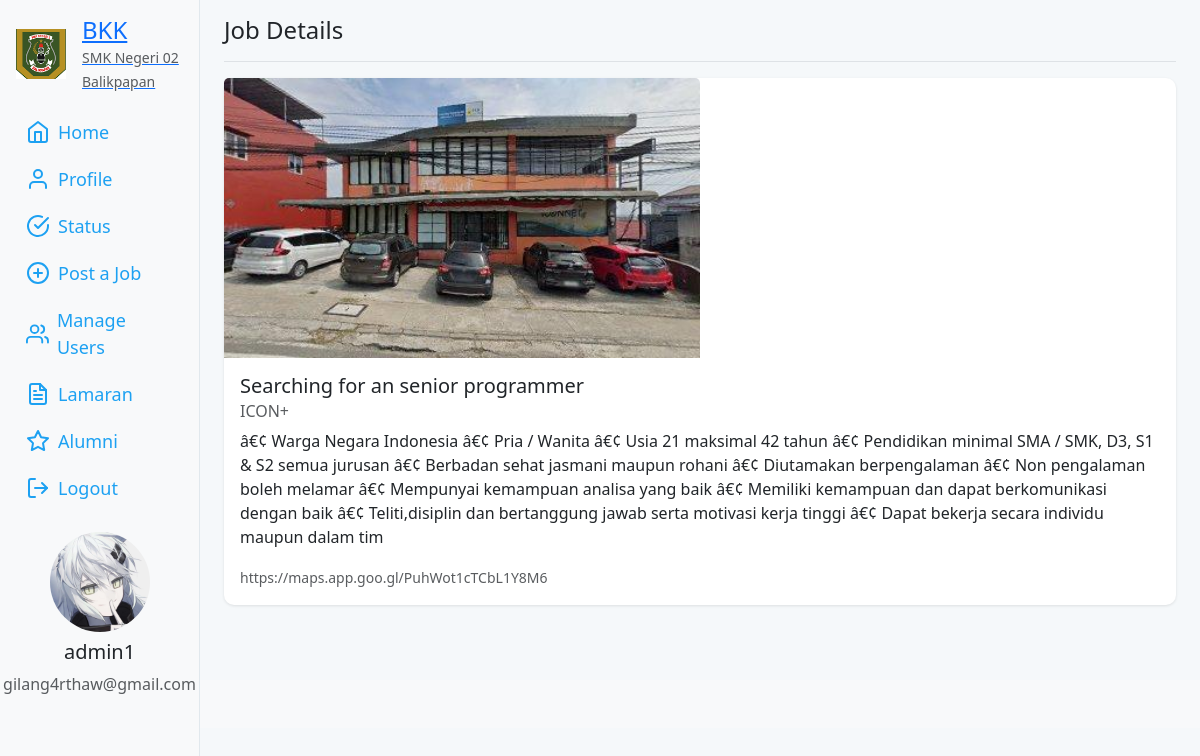
The page /view_job.php?id=7 (signed in) on the database its author committed.
### tables this page shows
CREATE TABLE `users` (
  `id` int(11) NOT NULL,
  `username` varchar(50) NOT NULL,
  `password` varchar(255) NOT NULL,
  `email` varchar(100) DEFAULT NULL,
  `created_at` timestamp NULL DEFAULT current_timestamp(),
  `profile_picture` varchar(255) DEFAULT 'default.png',
  `bio` text DEFAULT NULL,
  `role` enum('user','admin','employer') NOT NULL DEFAULT 'user',
  `status` enum('free','blocked') NOT NULL
);

CREATE TABLE `jobs` (
  `id` int(11) NOT NULL,
  `user_id` int(11) DEFAULT NULL,
  `title` varchar(255) NOT NULL,
  `description` text NOT NULL,
  `location` varchar(255) DEFAULT NULL,
  `company` varchar(255) DEFAULT NULL,
  `created_at` timestamp NULL DEFAULT current_timestamp(),
  `image` varchar(255) DEFAULT NULL
);

### view_job.php (the view, shortened to what this page needs)
<?php include 'includes/header.php';
$job_id = $_GET['id'];
$sql = "SELECT * FROM jobs WHERE id=?";
$stmt = $conn->prepare($sql);
$stmt->bind_param('i', $job_id);
$stmt->execute();
$job = $stmt->get_result()->fetch_assoc();
?>
<div class="d-flex justify-content-between flex-wrap flex-md-nowrap align-items-center border-bottom pb-2 mb-3">
    <h1 class="h4">Job Details</h1>
</div>
<div class="card">
    <?php if (!empty($job['image'])): ?>
        <img src="uploads/<?php echo htmlspecialchars($job['image']); ?>" class="card-img-top" alt="Job Image" style="width: 50%; height: auto;">
    <?php endif; ?>
    <div class="card-body">
        <h5 class="card-title"><?php echo htmlspecialchars($job['title']); ?></h5>
        <h6 class="card-subtitle mb-2 text-muted"><?php echo htmlspecialchars($job['company']); ?></h6>
        <p class="card-text"><?php echo htmlspecialchars($job['description']); ?></p>
        <p class="card-text"><small class="text-muted"><?php echo htmlspecialchars($job['location']); ?></small></p>
    </div>
</div>
<?php include 'includes/footer.php'; ?>

### includes/header.php (shortened to what this page needs)
<?php
include 'includes/db.php';
$user_id = $_SESSION['user_id'];
$sql = "SELECT * FROM users WHERE id='$user_id'";
$result = $conn->query($sql);
if ($result && $result->num_rows > 0) {
    $user = $result->fetch_assoc();
} else {
    $user = null;
    $isBlocked = false;
}
?>
<!DOCTYPE html>
<html lang="en">
<head>
    <link href="https://cdn.jsdelivr.net/npm/bootstrap@5.3.0/dist/css/bootstrap.min.css" rel="stylesheet">
    <link rel="stylesheet" href="css/styles.css">
</head>
<body>
<div class="container-fluid">
    <div class="row">
        <nav id="sidebar" class="col-md-3 col-lg-2 d-md-block bg-light sidebar p-3">
            <div class="d-flex flex-column align-items-center">
                <a href="dashboard.php" class="mb-3 d-flex align-items-center">
                    <img src="uploads/logosekolah.png" alt="Logo" class="img-fluid logo" style="width: 50px;">
                    <div class="ms-3 text-container">
                        <h4 class="mb-0">BKK</h4>
                        <small class="text-muted">SMK Negeri 02 Balikpapan</small>
                    </div>
                </a>
                <ul class="nav flex-column">
                    <li class="nav-item">
                        <a class="nav-link <?php echo basename($_SERVER['PHP_SELF']) == 'dashboard.php' ? 'active' : ''; ?>" href="dashboard.php">
                            <i data-feather="home"></i>
                            <span class="ms-2">Home</span>
                        </a>
                    </li>
                    <li class="nav-item">
                        <a class="nav-link <?php echo basename($_SERVER['PHP_SELF']) == 'profile.php' ? 'active' : ''; ?>" href="profile.php">
                            <i data-feather="user"></i>
                            <span class="ms-2">Profile</span>
                        </a>
                    </li>
                    <li class="nav-item">
                        <a class="nav-link <?php echo basename($_SERVER['PHP_SELF']) == 'apply_job.php' ? 'active' : ''; ?>" href="apply_job.php">
                            <i data-feather="check-circle"></i>
                            <span class="ms-2">Status</span>
                        </a>
                    </li>
                    <li class="nav-item">
                        <a class="nav-link <?php echo basename($_SERVER['PHP_SELF']) == 'add_job.php' ? 'active' : ''; ?>" href="add_job.php">
                            <i data-feather="plus-circle"></i>
                            <span class="ms-2">Post a Job</span>
                        </a>
                    </li>
                    <?php if ($_SESSION['role'] === 'admin'): ?>
                    <li class="nav-item">
                        <a class="nav-link <?php echo basename($_SERVER['PHP_SELF']) == 'admin.php' ? 'active' : ''; ?>" href="admin.php">
                            <i data-feather="users"></i>
                            <span class="ms-2">Manage Users</span>
                        </a>
                    </li>
                    <?php endif; ?>
                    <?php if ($_SESSION['role'] === 'admin' || $_SESSION['role'] === 'employer'): ?>
                    <li class="nav-item">
                        <a class="nav-link <?php echo basename($_SERVER['PHP_SELF']) == 'lamaran.php' ? 'active' : ''; ?>" href="lamaran.php">
                            <i data-feather="file-text"></i>
                            <span class="ms-2">Lamaran</span>
                        </a>
                    </li>
                    <?php endif; ?>
                    <?php if ($_SESSION['role'] === 'admin' || $_SESSION['role'] === 'alumni'): ?>
                    <li class="nav-item">
                        <a class="nav-link <?php echo basename($_SERVER['PHP_SELF']) == 'alumni/alumni.php' ? 'active' : ''; ?>" href="alumni/alumni.php">
                            <i data-feather="star"></i>
                            <span class="ms-2">Alumni</span>
                        </a>
                    </li>
                    <?php endif; ?>
                    <li class="nav-item">
                        <a class="nav-link" href="logout.php">
                            <i data-feather="log-out"></i>
                            <span class="ms-2">Logout</span>
                        </a>
                    </li>
                </ul>
                <div class="profile text-center mt-auto">
                    <?php if ($user): ?>
                        <img src="uploads/<?php echo htmlspecialchars($user['profile_picture']); ?>" alt="User Profile Picture" class="rounded-circle mb-2" style="width: 100px; height: 100px;">
                        <h5><?php echo htmlspecialchars($user['username']); ?></h5>
                        <p class="text-muted"><?php echo htmlspecialchars($user['email']); ?></p>
                    <?php else: ?>
                        <p>User data not available.</p>
                    <?php endif; ?>
                </div>
            </div>
        </nav>
        <main class="col-md-9 ms-sm-auto col-lg-10 px-md-4 py-3 main-content">

### css/styles.css (style rules this page uses)
body { background-color: #f5f8fa; }
.sidebar { height: 100vh; position: fixed; top: 0; left: 0; border-right: 1px solid #e1e8ed; }
.sidebar a.nav-link { font-size: 18px; font-weight: 500; color: #1da1f2; display: flex; align-items: center; padding: 10px; border-radius: 10px; }
.profile { margin-top: 20px; padding: 20px; }
.main-content { margin-left: 220px; padding: 20px; }
.card { border-radius: 10px; border: none; box-shadow: 0 1px 3px rgba(0, 0, 0, 0.1); }

### includes/header.php (style rules this page uses)
.main-content { min-height: calc(100vh - 120px); }

### rows shown on the page
users: profile_picture (picture), username "admin1", email "gilang4rthaw@gmail.com"
jobs: image (picture), title "Searching for an senior programmer", company "ICON+", description "â€¢ Warga Negara Indonesia â€¢ Pria / Wanita â€¢ Usia 21 maksimal 42 tahun â€¢ Pendidikan minimal SMA / SMK, D3, S1 & S2 semua jurusan â€¢ Berbadan sehat jasmani maupun rohani â€¢ Diutamakan berpengalaman â€¢ Non pengalaman boleh melamar â€¢ Mempunyai kemampuan analisa yang baik â€¢ Memiliki kemampuan dan dapat berkomunikasi dengan baik â€¢ Teliti,disiplin dan bertanggung jawab serta motivasi kerja tinggi â€¢ Dapat bekerja secara individu maupun dalam tim", location "https://maps.app.goo.gl/PuhWot1cTCbL1Y8M6"
